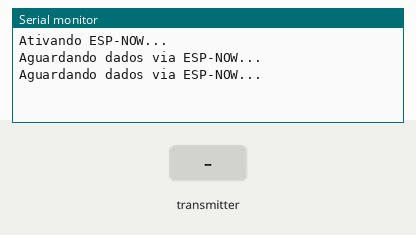
Recording of a sketch running on a simulated ESP32. Shown: the last lines printed to the serial monitor. Inputs (shaded band) come from the test bench. WiFi joins after 1.5 s; servers stay silent unless stated; uploads are accepted with an empty reply.

Above: at 1.2 s.
1.3 s: the transmitter starts sending message = 0
At 1.61 s:
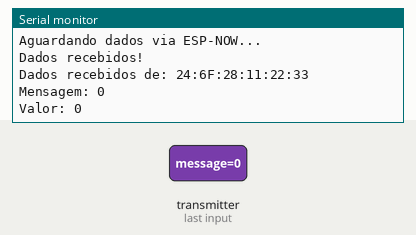
2.8 s: the transmitter starts sending value = 1024
At 3.61 s:
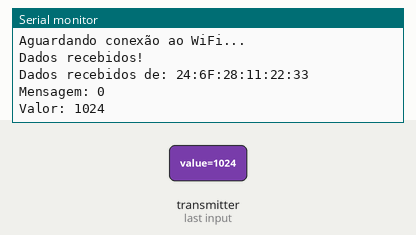
5.5 s: the transmitter starts sending message = 1
7.0 s: the transmitter starts sending value = 2048
At 7.81 s:
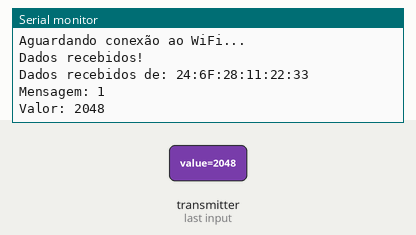
Timing chart, 0 to 9.5 s (numbered marks = the images above; inputs shaded):
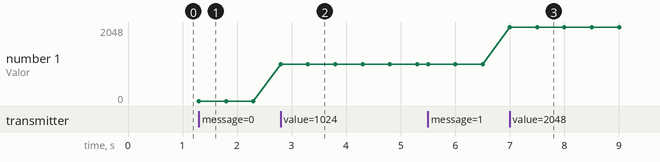

Measured:
- after the input at 1.3 s, the serial monitor: prints a new line at once (image 1)
- after the input at 2.8 s, the serial monitor: prints a new line at once (image 2)
- after the input at 7.0 s, the serial monitor: prints a new line at once (image 3)
- plotted number 1: 0 → 1024 after the input at 2.8 s, 1024 → 2048 after the input at 7.0 s

The sketch:

HTTP_POST_certo.ino
```cpp
#include <WiFi.h>
#include <HTTPClient.h>
#include <esp_now.h>
#include <ArduinoJson.h>

// Informações de conexão Wi-Fi
const char* ssid = "Alex S20";       // Substitua pelo seu SSID
const char* password = "15010201";   // Substitua pela sua senha

// Estrutura para receber dados via ESP-NOW
typedef struct struct_message {
  char message[50];
  int value;
} struct_message;

struct_message dataReceived;

// Variável de controle para indicar que os dados foram recebidos
bool dataReceivedFlag = false;

// Função de callback para receber dados via ESP-NOW
void OnDataRecv(const esp_now_recv_info *recv_info, const uint8_t *incomingData, int len) {
  Serial.println("Dados recebidos!");
  memcpy(&dataReceived, incomingData, sizeof(dataReceived));

  Serial.print("Dados recebidos de: ");
  for (int i = 0; i < 6; i++) {
    Serial.print(recv_info->src_addr[i], HEX);
    if (i < 5) Serial.print(":");
  }
  Serial.println();

  Serial.print("Mensagem: ");
  Serial.println(dataReceived.message);
  Serial.print("Valor: ");
  Serial.println(dataReceived.value);

  dataReceivedFlag = true;
}


void setup() {
  Serial.begin(115200);
}

void loop() {
  // Ativa o ESP-NOW para aguardar dados
  Serial.println("Ativando ESP-NOW...");
  WiFi.mode(WIFI_STA);
  if (esp_now_init() != ESP_OK) {
    Serial.println("Erro ao ativar ESP-NOW");
    return;
  }

  // Registra a função de callback para recepção de dados via ESP-NOW
  esp_now_register_recv_cb(OnDataRecv);

  // Aguarda os dados serem recebidos (fica nesse loop até receber algo)
  while (!dataReceivedFlag) {
    Serial.println("Aguardando dados via ESP-NOW...");
    delay(1000);
  }

  // Desativa o ESP-NOW após os dados serem recebidos
  Serial.println("Desligando ESP-NOW...");
  esp_now_deinit();

  // Conecta ao Wi-Fi para enviar os dados via HTTP
  Serial.println("Conectando ao WiFi...");
  WiFi.begin(ssid, password);
  while (WiFi.status() != WL_CONNECTED) {
    delay(1000);
    Serial.println("Aguardando conexão ao WiFi...");
  }
  Serial.println("Conectado ao WiFi");

  // Envia os dados ao servidor HTTP
  if (WiFi.status() == WL_CONNECTED) {
    HTTPClient http;

    // URL do servidor
    http.begin("http://192.168.124.34:8000");  // Substitua pela sua URL

    // Definir cabeçalhos
    http.addHeader("Content-Type", "application/json");

    // Corpo da requisição (JSON com os dados recebidos via ESP-NOW)
    String jsonBody = "{\"device_id\":\"32\", \"temperature\":\"" + String(dataReceived.message) + "\", \"humidity\":" + String(dataReceived.value) + "}";

    // Enviar requisição POST
    int httpResponseCode = http.POST(jsonBody);

    // Verificar resposta
    if (httpResponseCode > 0) {
      String response = http.getString();
      Serial.println("Código de resposta: " + String(httpResponseCode));
      Serial.println("Resposta: " + response);
    } else {
      Serial.print("Erro na requisição: ");
      Serial.println(httpResponseCode);
    }

    // Finalizar a conexão HTTP
    http.end();
  }

  // Desconectar do Wi-Fi para economizar energia
  Serial.println("Desconectando do WiFi...");
  WiFi.disconnect();
  WiFi.mode(WIFI_OFF);
  delay(1000);

  // Reseta o flag de recebimento para reiniciar o ciclo
  dataReceivedFlag = false;
}
```
